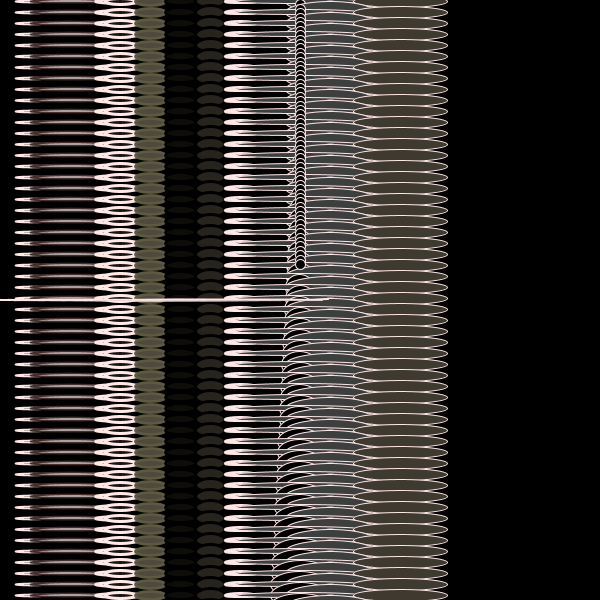
Frame 1 (no input)
Frame 60 (the mouse pressed at the canvas centre just before this capture): identical to frame 1, image omitted
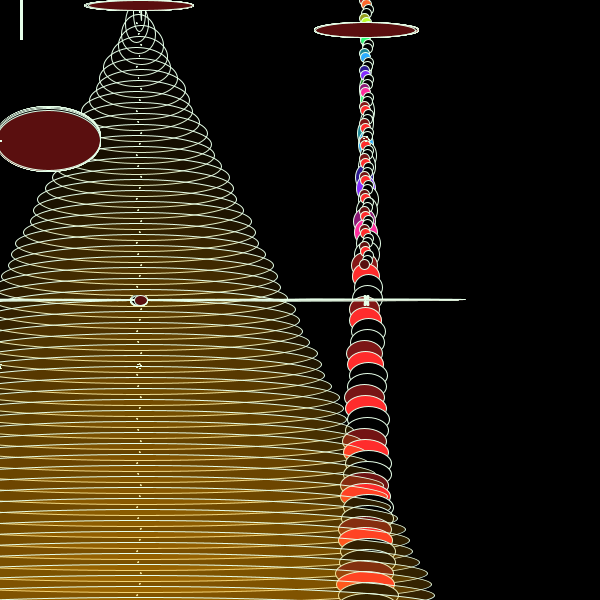
Frame 120 (the mouse held since frame 60 and released just before this capture)

The Processing sketch that drew these frames (run headless with seeded random() and noise(); from frame 60 on, the mouse is pressed at the canvas centre):

// Processing sketch: processing_186451
// ── processing_186451.pde

  float px=1;
float py=300;
float v=3;
  
 void setup(){
  size (600,600);
  colorMode(HSB);}
void draw(){
  background(0,70);
  for(float i=1 ;i<670;i=i+11) {
 
      stroke(1+(mouseX*0.3),25,255);
      fill(i,(mouseY*0.70),(mouseY*cos(i)));
    ellipse(py,i,i*0.1,25);
    ellipse( px,300,i*cos(3),sin(i));
     ellipse( py,i*0.4,10,10);
  if(mousePressed == true) {
    px=px+(v*sin(i));
   py=py+(v*cos(i));
     ellipse( px,300,px*0.09,10);
     ellipse( py,30,100,px*0.1);
     ellipse( px,px*0.04,104,10);
     ellipse( 48,px,104,60);
     ellipse( py,800,i,10);
     ellipse( px,i,cos(459),sin(i));
     ellipse( py,300,sin(10),10);
   rect(px,py,cos(i),sin(i));
    rect(py,px,cos(i),sin(i));
    rect(21,sin(i),cos(px),39);
   fill(px*0.2,py,i,i*0.09);
   ellipse(px,i,i,39);
     rect(cos(px),py,cos(i),sin(i));
    rect(sin(py),px,cos(i),sin(i));
      }else{
    strokeWeight(1.678);
    fill( 30,56,29*0.8);
  ellipse(30,i,30,2);
      stroke(1.08,89,70);
   fill( 129,(mouseY*0.48),230);
  ellipse(70,i,80,3);
      strokeWeight(2.678);
      stroke(3+(mouseY*0.7),25,255);
   fill( 30,56,13*0.8);
  ellipse(120,i,50,4);
      strokeWeight(3.0678);
   fill( 30,56,29*0.8);
  ellipse(120,i,30,6);
      strokeWeight(2.78);
      stroke(39,72,93);
   fill( 30,56,99*0.8);
  ellipse(150,i,30,8);
      stroke(90,12,cos(45));
   fill( 30,79,19*0.8);
  ellipse(180,i,30,9);
      strokeWeight(3.04);
   fill( 30,56,49*0.8);
  ellipse(210,i,30,13);
      stroke(1+(mouseX*0.3),25,255);
   fill( 30,56,29*0.8);
  ellipse(240,i,30,3);
      strokeWeight(2);
   fill( 30,99,213*0.8);
  ellipse(330,i,30,21);
   strokeWeight(1);
   fill( 30,56,78*0.8);
  ellipse(330,i,30,21);
  strokeWeight(1);
   fill( 159,2,78*0.8);
  ellipse(330,i,90,21);
  ellipse(300,i,129,5);
      strokeWeight(1);
   fill( 30,56,78*0.8);
  ellipse(400,i,94,12);
  strokeWeight(1);
   fill(30,56,29*0.8);
  ellipse(670,i,30,sin(238));
  stroke(1+(mouseX*0.3),25,255);
   fill( 200,56,78*0.8);
  ellipse(780,i,30,102);
  
     }
     }}
